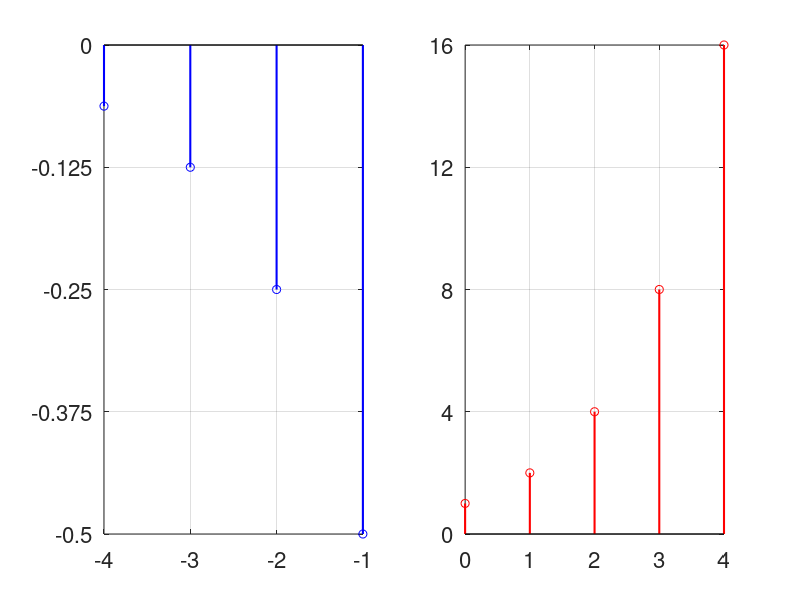

The MATLAB source for this figure:
% file = e8_6_stems.m  
% plot some 2-sided discrete geometrics
% both the inverse bilateral z transform of z/(z-2)
clear; close all; set(0,'defaultAxesFontSize',16); fpv=[100 100 600 120];
L=4;
nn=[-L:-1]; np = [0:L]; 
x_a(1:L) = -(2.^nn);       % noncausal version
x_c(1:L+1)= 2.^np;

figure('position',fpv), 
 subplot(1,2,1), stem(nn,x_a,'b','LineWidth',1.5),grid on,xticks([-L:0]),axis tight,yticks([-1/2 -3/8 -1/4 -1/8 0]) ;
 subplot(1,2,2), stem(np,x_c,'r','LineWidth',1.5),grid on,xticks([0:L]),axis tight,yticks([0:4:16]) 
